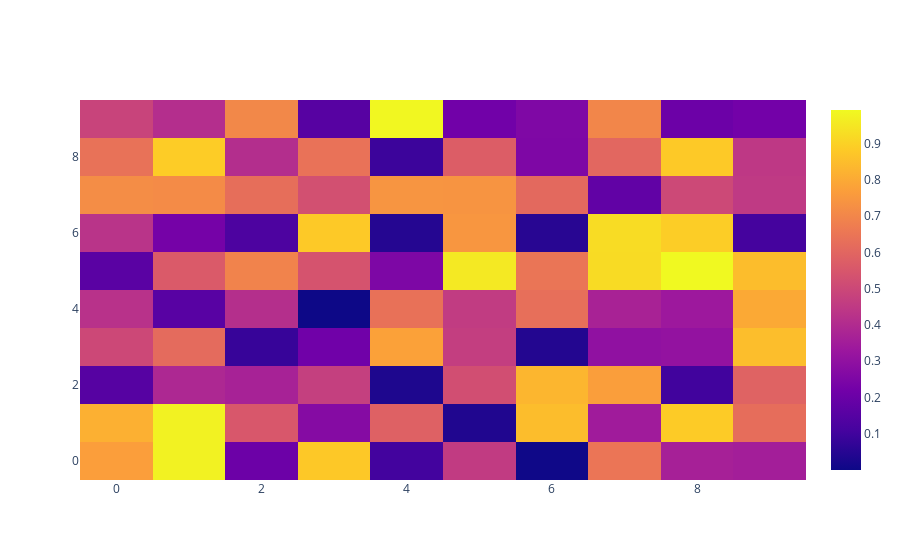

The notebook cell saved with this chart:
### Code cell
import numpy as np
import plotly.graph_objects as go

# Generate random data
data = np.random.rand(10, 10)

# Create the heatmap
heatmap = go.Heatmap(z=data)

# Create the figure with the heatmap
fig = go.Figure(data=[heatmap])
fig.show()
